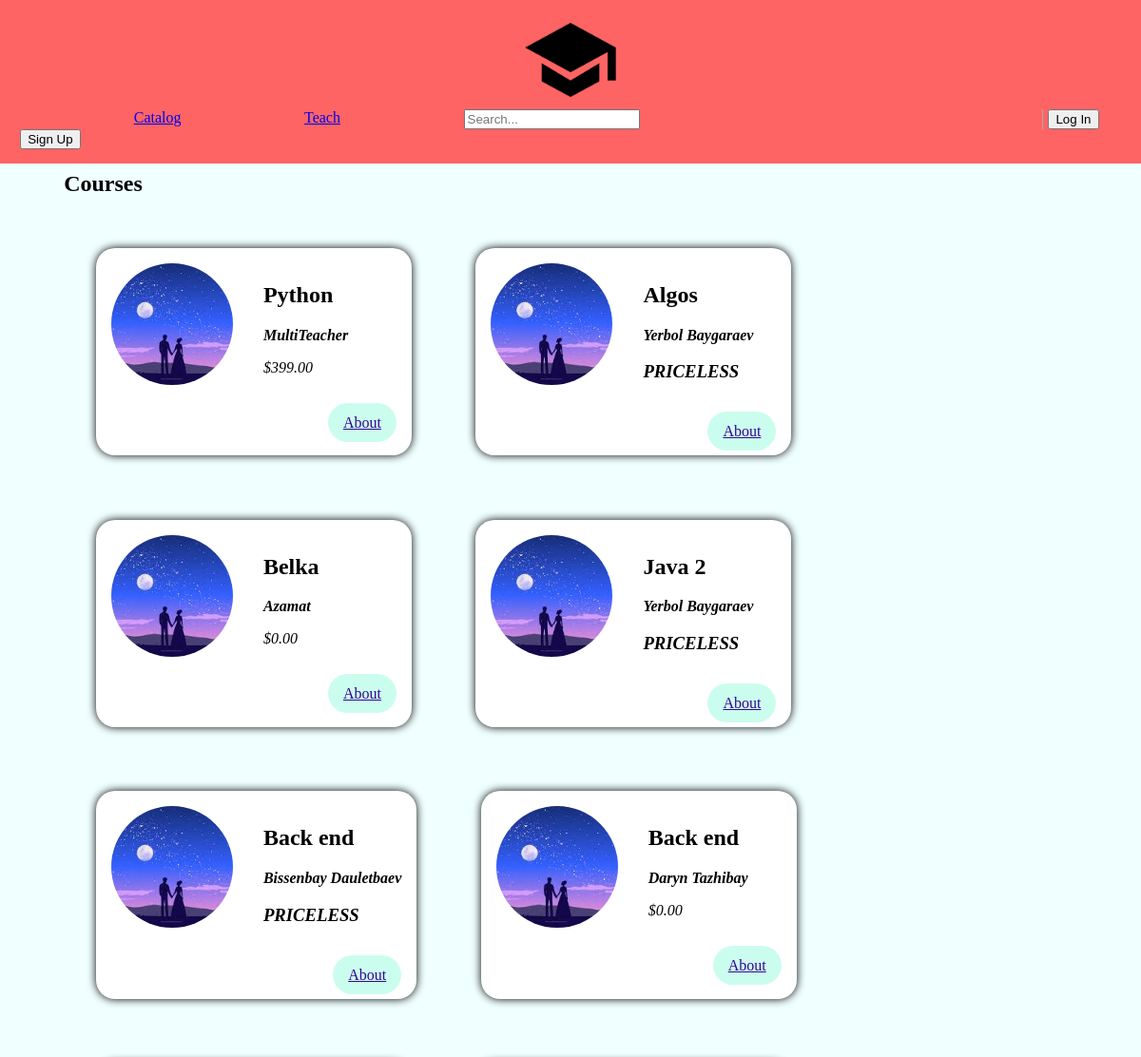
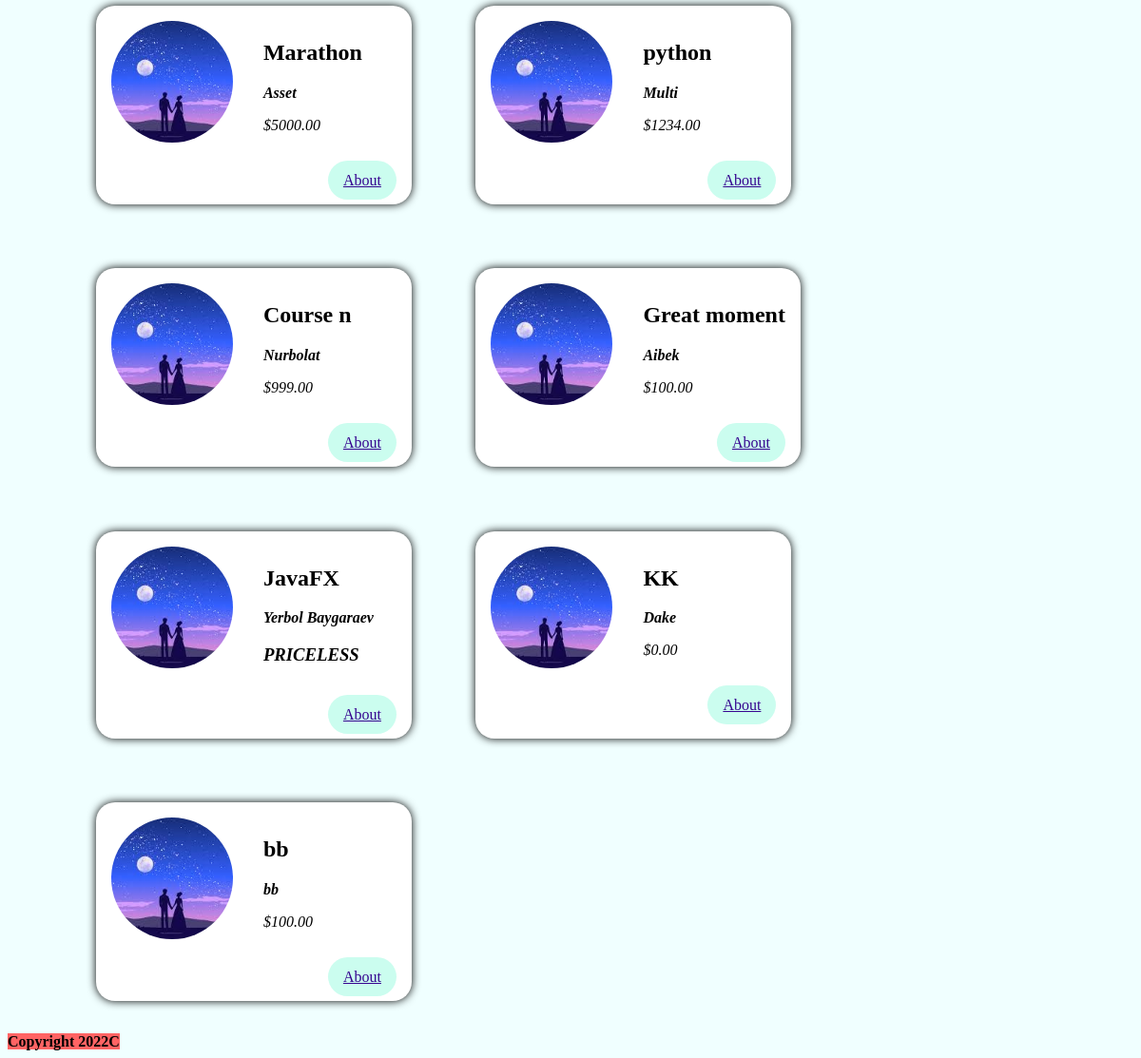
The app's page /, older data (2 pictures, top to bottom).
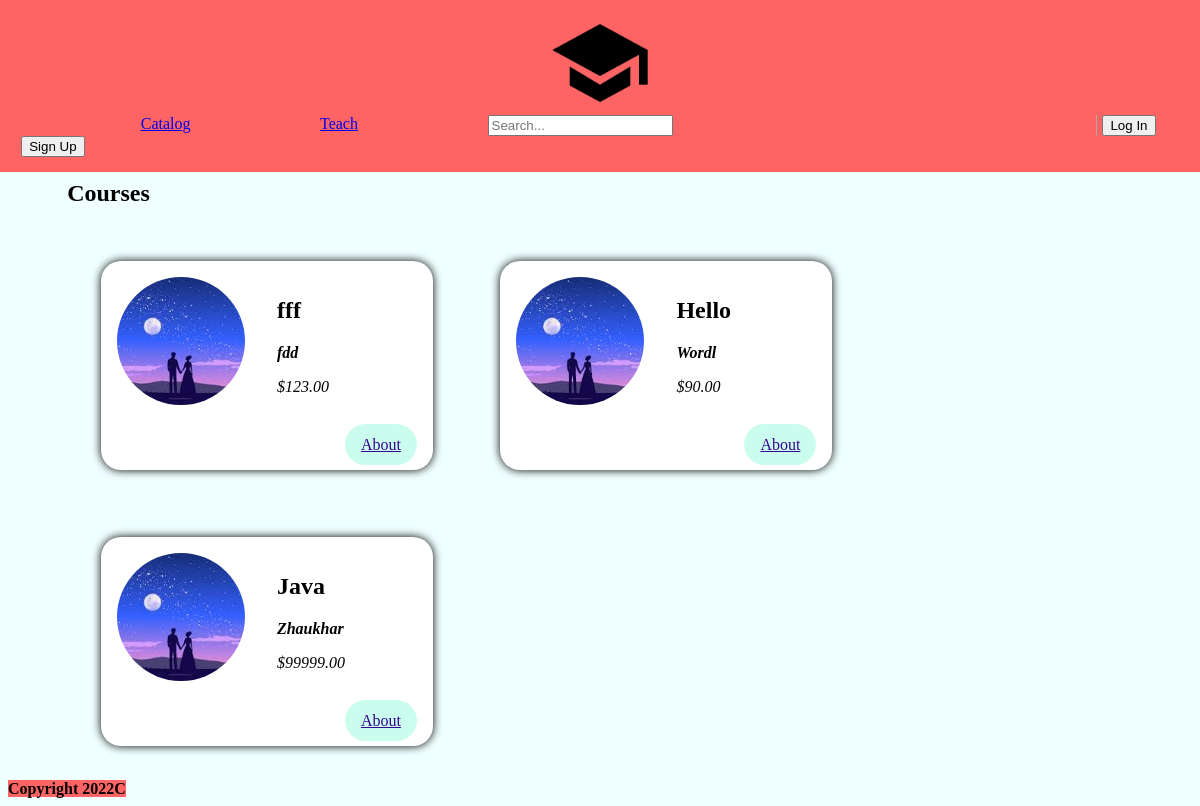
The same page, newer data.
### main/models.py (models this page shows, shortened)
class Course(models.Model):
    coursename = models.CharField(max_length=256, null=False)
    teacher = models.CharField(max_length=32, null=False)
    price = models.DecimalField(max_digits=8, decimal_places=2)

### main/views.py (the view)
# urls.py: path('' , views.course),
def course(request):
    courses = Course.objects.all()
    return render(request , 'main/Card.html',{
        'courses':courses,
    })

### main/templates/main/Card.html
{% include 'main/header.html' %}
{% load static %}
{% block card %}
     <main>
        <section>
            <h2>Courses</h2>
            <ol>
                {% for course in courses %}
                    <li class="meetup-item">
                        <article>
                            <div class="meetup-summary">
                                <div class="meetup-image">
                                    <img src="{%static 'main/img.jpeg'%}" , alt="src">
                                </div>
                                <div class="meetup-details">
                                    <h2>{{ course.coursename }}</h2>
                                    <address>
                                        <strong>{{ course.teacher }}</strong>
                                            {% if  course.teacher  == 'Yerbol Baygaraev' %}
                                                <h1>PRICELESS</h1>
                                            {% elif  course.teacher  == 'Bissenbay Dauletbaev' %}
                                                <h1>PRICELESS</h1>
                                            {% else %}
                                                <p>${{ course.price }}</p>
                                            {% endif %}
                                    </address>
                                </div>
                            </div>
                            <div class="meetup-actions">
                                <a href="{{course.pk}}" class="btn">
                                About
                                </a>
                            </div>
                        </article>
                    </li>
                {% endfor %}
            </ol>
        </section>
    </main>
{% endblock %}
{% include 'main/Footer.html' %}

### main/templates/main/header.html (shortened to what this page needs)
{% extends 'main/test.html' %} {% load static %} {% block header %}
<nav class="nav" style="margin: -1%">
    <span>
        <a  href="/html/"><img class="logo" src=" {% static 'main/logo.png' %} "></a>
    <ol>
        <li><a href="/">Catalog</a></li>
        <li><a href="/teach/">Teach</a></li>
        <li><input type="search" placeholder="Search..."></li>
        <li class="lgin"> <a href="/teach/login"><button>Log In</button></a></li>
        <li class="reg"> <a href="/teach/test"><button>Sign Up</button> </a></li>
    </ol>
    </span>
</nav>
{% endblock %}

### main/templates/main/test.html (shortened to what this page needs)
{% load static %}
<html lang="en">
<head>
    <link rel="stylesheet" type="text/css" href="{% static 'main/test.css' %}">
    <link rel="stylesheet" type="text/css" href="{% static 'main/header.css' %}">
</head>
<body>
    {% block header %}{% endblock %}
</body>
</html>

### main/templates/main/Footer.html
{% block footer %}
    <footer>
    <strong style="background-color: #ff6464; width: 100%; height: 100px">Copyright 2022C</strong>
    </footer>
{% endblock %}

### main/static/main/test.css (style rules this page uses)
body { background-color: azure; }
section { max-width: 100%; margin-left: 5% ; }
ol { list-style: none; margin: 0; padding: 0; display: flex; flex-wrap: wrap; }
.meetup-item { margin: 3%; background-color: white; box-shadow: 0 0 10px black; padding: 1em; color: black; border-radius: 20px; min-width: 300px; }
.meetup-summary { display: flex; align-items: flex-start; }
.meetup-image { margin-right: 2rem; }
.meetup-image img { width: 8rem; height: 8rem; object-fit: cover; border-radius: 50%; }
.meetup-details address { font-style: italic; }
.meetup-actions { margin-top: 1.5rem; text-align: right; }
.meetup-actions .btn { background-color: #cbfdef; border-color: #cb82fb; color: #350490; padding: 0.75rem 1rem; border-radius: 100px; }

### main/static/main/header.css (style rules this page uses)
.logo { width: 104px; }
.nav { padding: 15px; text-align: center; background-color: #ff6464; }
.reg { margin-left: 10px; }
a { margin-top: 10px; }
li { margin-top: 0; margin-left: 11%; }
.lgin { margin-left: 5px; }

Row changes from the older to the newer data that the page shows:
removed Course: coursename "Python", teacher "MultiTeacher", price "399.00"
removed Course: coursename "Algos", teacher "Yerbol Baygaraev", shows "PRICELESS"
removed Course: coursename "Belka", teacher "Azamat", price "0.00"
removed Course: coursename "Java 2", teacher "Yerbol Baygaraev", shows "PRICELESS"
removed Course: coursename "Back end", teacher "Bissenbay Dauletbaev", shows "PRICELESS"
removed Course: coursename "Back end", teacher "Daryn Tazhibay", price "0.00"
removed Course: coursename "Marathon", teacher "Asset", price "5000.00"
removed Course: coursename "python", teacher "Multi", price "1234.00"
removed Course: coursename "Course n", teacher "Nurbolat", price "999.00"
removed Course: coursename "Great moment", teacher "Aibek", price "100.00"
removed Course: coursename "JavaFX", teacher "Yerbol Baygaraev", shows "PRICELESS"
removed Course: coursename "KK", teacher "Dake", price "0.00"
removed Course: coursename "bb", teacher "bb", price "100.00"
added Course: coursename "fff", teacher "fdd", price "123.00"
added Course: coursename "Hello", teacher "Wordl", price "90.00"
added Course: coursename "Java", teacher "Zhaukhar", price "99999.00"
